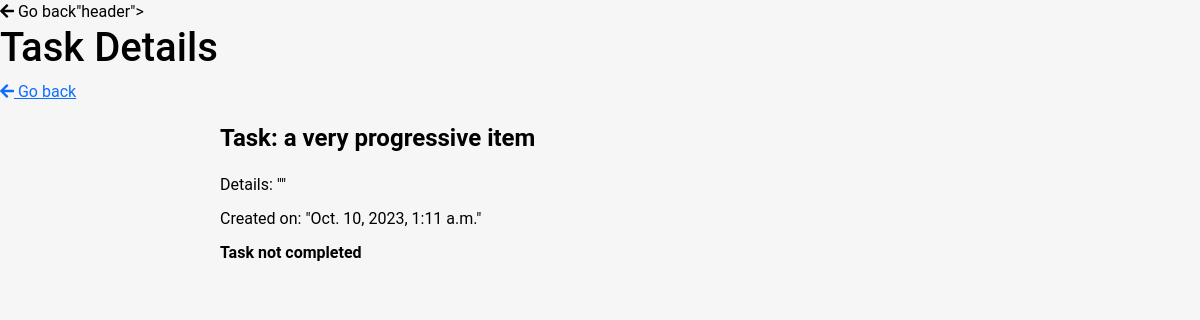
/task/23/ (signed in), run on an earlier commit of the app's database.
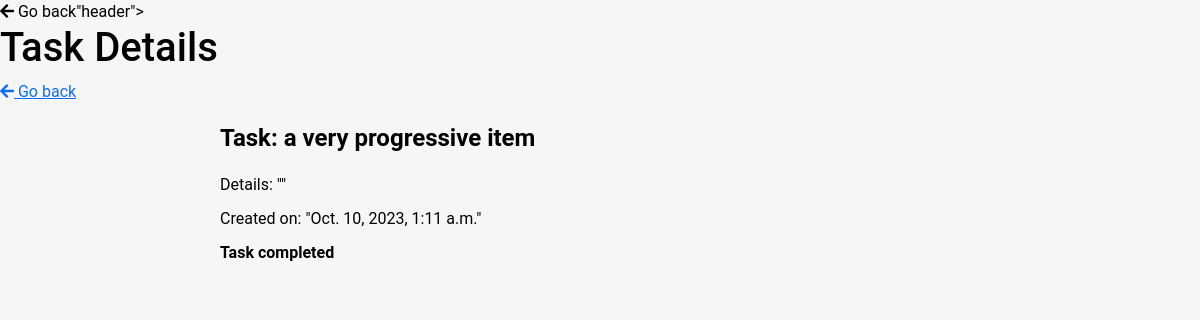
And on a later commit of the database.
### base/views.py (the view)
# urls.py: path('task/<int:pk>/',TaskDetail.as_view(), name='task'),
class TaskDetail(LoginRequiredMixin, DetailView):
    model = Task
    context_object_name = 'task'

### base/templates/base/task_detail.html (shortened to what this page needs)
<!DOCTYPE html>
<html lang="en">
<head>
    {% load bootstrap5 %}
    {% bootstrap_css %}
    <link rel="stylesheet" href="https://cdnjs.cloudflare.com/ajax/libs/font-awesome/5.15.3/css/all.min.css">
</head>
<body>
    <div class=<a href="{% url 'tasks' %}" class="go-back-link"><i class="fas fa-arrow-left"></i> Go back</a>"header">
        <h1>Task Details</h1>
    </div>
    <a href="{% url 'tasks' %}" class="go-back-link"><i class="fas fa-arrow-left"></i> Go back</a>
    <div class="container">
        <h1 class="task-title">Task: {{ task.task_title }}</h1>
        <p class="task-info">Details: "{{ task.description }}"</p>
        <p class="task-info">Created on: "{{ task.created_date }}"</p>
        {% if task.complete %}
            <p class="task-status">Task completed</p>
        {% else %}
            <p class="task-status">Task not completed</p>
        {% endif %}
    </div>
</body>
</html>

What changed in the data, as far as the page shows it:
changed Task "a very progressive item": complete False → True (drawn)
Also different on the page:
text no longer shown: "Task not completed"
text now shown: "Task completed"
